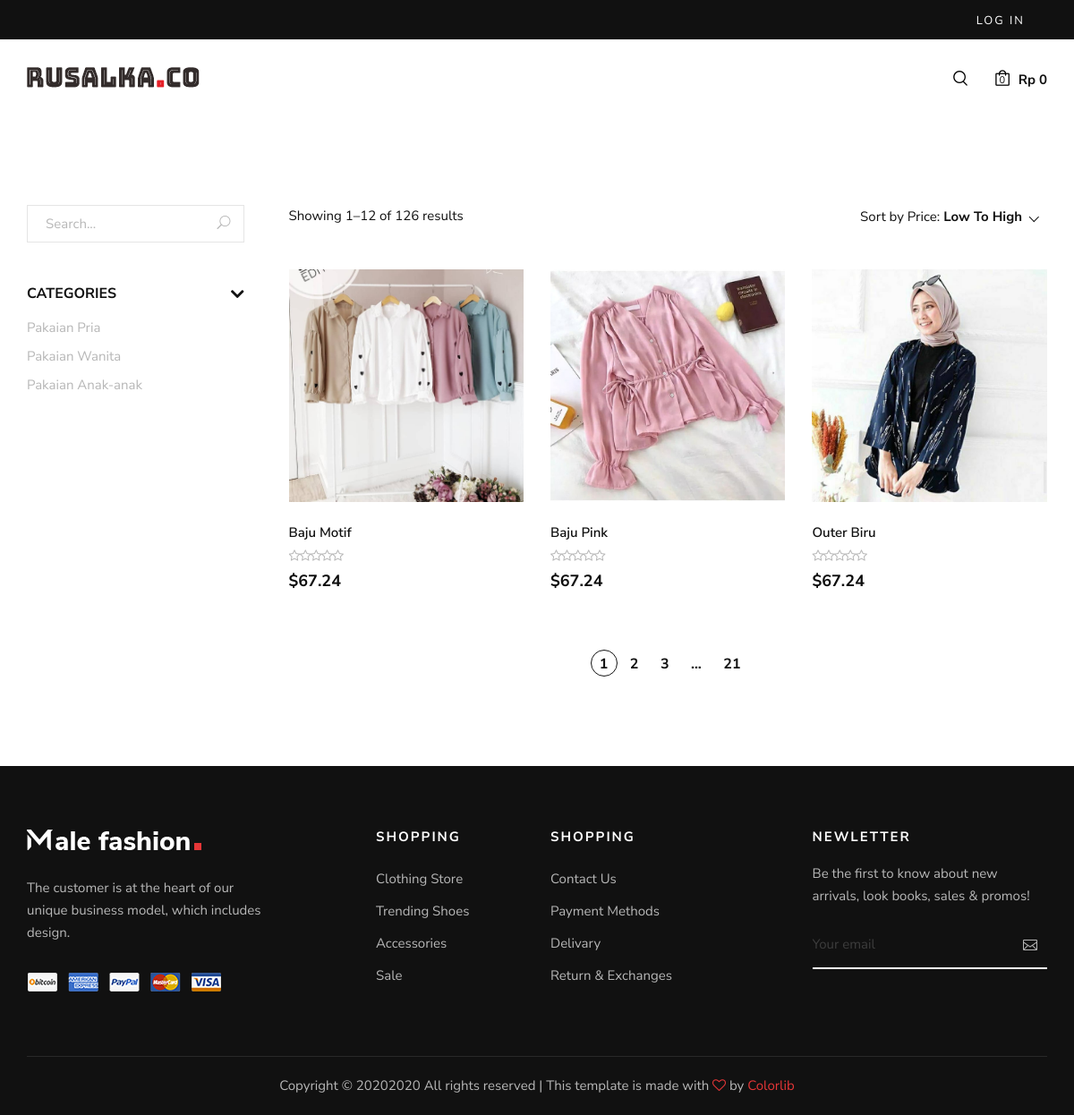
Page /Main/shop?kategori=2 on the committed database.
### tables this page shows
CREATE TABLE `tb_kategori` (
  `id_kategori` int(11) NOT NULL,
  `kategori` varchar(255) NOT NULL
);

CREATE TABLE `tb_barang` (
  `id_brg` int(11) NOT NULL,
  `nama_brg` varchar(120) NOT NULL,
  `keterangan` varchar(225) NOT NULL,
  `kategori` varchar(60) NOT NULL,
  `harga` int(11) NOT NULL,
  `stok` int(4) NOT NULL,
  `rating` int(11) NOT NULL,
  `gambar` text NOT NULL
);

### application/controllers/Main.php (called while the page is built, shortened)
<?php
class Main extends CI_Controller
{
    public function __construct()
    {
        $this->load->model('model_barang', 'barang');
    }
    public function shop()
    {
        if ($this->input->get('kategori')) {
            $data['barang'] = $this->barang->getBarangByKategori($this->input->get('kategori'));
        }else {
            $data['barang'] = $this->barang->getAllBarang();
        }
        $data['kategori'] = $this->barang->getKategori();
        $this->load->view('main/templates/header', $data);
        $this->load->view('main/templates/topbar');
        $this->load->view('main/shop');
        $this->load->view('main/templates/footer');
    }
}

### index.php (called while the page is built, shortened)
<?php
require_once BASEPATH.'core/CodeIgniter.php';

### application/models/model_barang.php (called while the page is built, shortened)
<?php
class Model_barang extends CI_Model
{
    public function getKategori()
    {
        return $this->db->get('tb_kategori')->result_array();
    }
    public function getBarangByKategori($kategori)
    {
        return $this->db->get_where('tb_barang', ['kategori' => $kategori])->result_array();
    }
}

### application/views/main/shop.php (the view, shortened to what this page needs)
<section class="shop spad">
    <div class="container">
        <div class="row">
            <div class="col-lg-3">
                <div class="shop__sidebar">
                    <div class="shop__sidebar__search">
                        <form action="#">
                            <input type="text" placeholder="Search...">
                            <button type="submit"><span class="icon_search"></span></button>
                        </form>
                    </div>
                    <div class="shop__sidebar__accordion">
                        <div class="accordion" id="accordionExample">
                            <div class="card">
                                <div class="card-heading">
                                    <a data-toggle="collapse" data-target="#collapseOne">Categories</a>
                                </div>
                                <div id="collapseOne" class="collapse show" data-parent="#accordionExample">
                                    <div class="card-body">
                                        <div class="shop__sidebar__categories">
                                            <ul class="nice-scroll">
                                                <?php foreach ($kategori as $ktg) : ?>
                                                    <li><a href="<?= base_url('Main/shop') . "?kategori=" . $ktg['id_kategori'] ?>"><?= $ktg['kategori']; ?></a></li>
                                                <?php endforeach; ?>
                                            </ul>
                                        </div>
                                    </div>
                                </div>
                            </div>
                        </div>
                    </div>
                </div>
            </div>
            <div class="col-lg-9">
                <div class="shop__product__option">
                    <div class="row">
                        <div class="col-lg-6 col-md-6 col-sm-6">
                            <div class="shop__product__option__left">
                                <p>Showing 1–12 of 126 results</p>
                            </div>
                        </div>
                        <div class="col-lg-6 col-md-6 col-sm-6">
                            <div class="shop__product__option__right">
                                <p>Sort by Price:</p>
                            </div>
                        </div>
                    </div>
                </div>
                <div class="row">
                    <?php foreach ($barang as $b) : ?>
                        <div class="col-lg-4 col-md-6 col-sm-6">
                            <div class="product__item">
                                <div class="product__item__pic set-bg" data-setbg="<?= base_url('uploads/') . $b['gambar'] ?>">
                                </div>
                                <div class="product__item__text">
                                    <h6><?= $b['nama_brg']; ?></h6>
                                    <div class="rating">
                                        <i class="fa fa-star-o"></i>
                                        <i class="fa fa-star-o"></i>
                                        <i class="fa fa-star-o"></i>
                                        <i class="fa fa-star-o"></i>
                                        <i class="fa fa-star-o"></i>
                                    </div>
                                    <h5>$67.24</h5>
                                </div>
                            </div>
                        </div>
                    <?php endforeach; ?>
                </div>
                <div class="row">
                    <div class="col-lg-12">
                        <div class="product__pagination">
                            <a class="active" href="#">1</a>
                            <a href="#">2</a>
                            <a href="#">3</a>
                            <span>...</span>
                            <a href="#">21</a>
                        </div>
                    </div>
                </div>
            </div>
        </div>
    </div>
</section>

### assets/main/css/style.css (style rules this page uses)
html, body { height: 100%; font-family: "Nunito Sans", sans-serif; -webkit-font-smoothing: antialiased; }
h1, h2, h3, h4, h5, h6 { margin: 0; color: #111111; font-weight: 400; font-family: "Nunito Sans", sans-serif; }
h5 { font-size: 18px; }
h6 { font-size: 16px; }
p { font-size: 15px; font-family: "Nunito Sans", sans-serif; color: #3d3d3d; font-weight: 400; line-height: 25px; margin: 0 0 15px 0; }
ul, ol { padding: 0; margin: 0; }
.set-bg { background-repeat: no-repeat; background-size: cover; background-position: top center; }
.spad { padding-top: 100px; padding-bottom: 100px; }
.product__item { overflow: hidden; margin-bottom: 40px; }
.product__item__pic { height: 260px; position: relative; background-position: center center; }
.product__item__text { padding-top: 25px; position: relative; }
.product__item__text h6 { color: #111111; font-size: 15px; font-weight: 600; margin-bottom: 5px; -webkit-transition: all, 0.3s; -o-transition: all, 0.3s; transition: all, 0.3s; }
.product__item__text .rating { margin-bottom: 6px; }
.product__item__text .rating i { font-size: 14px; color: #b7b7b7; margin-right: -5px; }
.product__item__text h5 { color: #0d0d0d; font-weight: 700; }
.shop__sidebar { padding-right: 20px; }
.shop__sidebar__search { margin-bottom: 45px; }
.shop__sidebar__search form { position: relative; }
.shop__sidebar__search form input { width: 100%; font-size: 15px; color: #b7b7b7; padding-left: 20px; border: 1px solid #e5e5e5; height: 42px; }
.shop__sidebar__search form input::placeholder { color: #b7b7b7; }
.shop__sidebar__search form button { color: #b7b7b7; font-size: 15px; border: none; background: transparent; position: absolute; right: 0; padding: 0 15px; top: 0; height: 100%; }
.shop__sidebar__accordion .card { border: none; border-radius: 0; margin-bottom: 25px; }
.shop__sidebar__accordion .card:last-child { margin-bottom: 0; }
.shop__sidebar__accordion .card:last-child .card-body { padding-bottom: 0; border-bottom: none; }
.shop__sidebar__accordion .card-body { padding: 0; padding-top: 10px; padding-bottom: 20px; border-bottom: 1px solid #e5e5e5; }
.shop__sidebar__accordion .card-heading { cursor: pointer; }
.shop__sidebar__accordion .card-heading a { color: #111111; font-size: 16px; font-weight: 700; text-transform: uppercase; display: block; }
.shop__sidebar__categories ul, .shop__sidebar__price ul, .shop__sidebar__brand ul { height: 225px; }
.shop__sidebar__categories ul li, .shop__sidebar__price ul li, .shop__sidebar__brand ul li { list-style: none; }
.shop__sidebar__categories ul li a, .shop__sidebar__price ul li a, .shop__sidebar__brand ul li a { color: #b7b7b7; font-size: 15px; line-height: 32px; -webkit-transition: all, 0.3s; -o-transition: all, 0.3s; transition: all, 0.3s; }
.shop__sidebar__accordion .card-heading a:after, .shop__sidebar__accordion .card-heading>a.active[aria-expanded=false]:after { content: ""; font-family: "FontAwesome"; font-size: 24px; font-weight: 700; color: #111111; position: absolute; right: 0; top: 2px; line-height: 20px; }
.shop__product__option { margin-bottom: 45px; }
.shop__product__option p { color: #111111; margin-bottom: 0; }
.shop__product__option__right { text-align: right; }
.shop__product__option__right p { display: inline-block; margin-bottom: 0; }
.product__pagination { padding-top: 25px; text-align: center; }
.product__pagination a { display: inline-block; font-size: 16px; font-weight: 700; color: #111111; height: 30px; width: 30px; border: 1px solid transparent; border-radius: 50%; line-height: 30px; text-align: center; }
.product__pagination a.active { border-color: #111111; }
.product__pagination span { display: inline-block; font-size: 16px; font-weight: 700; color: #111111; padding-left: 10px; padding-right: 15px; }
@media only screen and (min-width: 1200px) { .container { max-width: 1170px; } }

### rows in the picture
tb_kategori: kategori "Pakaian Pria"
tb_kategori: kategori "Pakaian Wanita"
tb_kategori: kategori "Pakaian Anak-anak"
tb_barang: shows a picture, nama_brg "Baju Motif"
tb_barang: shows a picture, nama_brg "Baju Pink"
tb_barang: shows a picture, nama_brg "Outer Biru"

### other values in the picture
$this->cart->total_items() "0"
$this->cart->total() "0"
